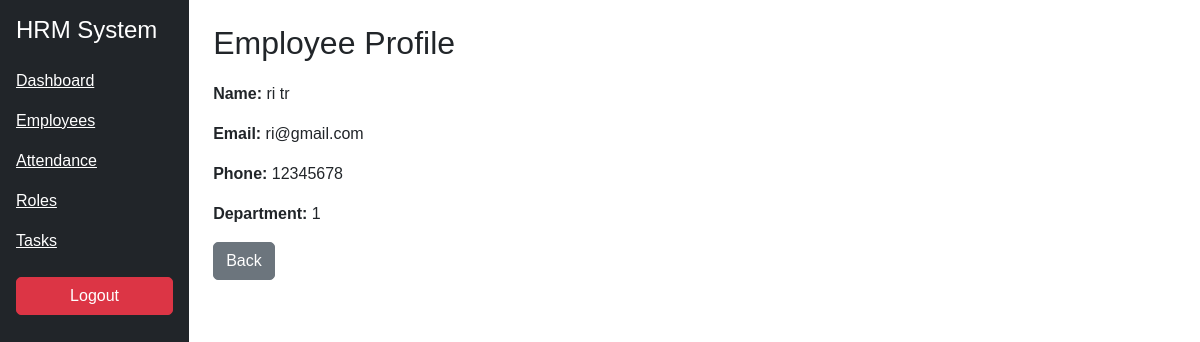
The page /employee/1 (signed in) on the database its author committed.
### models.py (models this page shows)
class Employee(db.Model):
    emp_id = db.Column(db.Integer, primary_key=True)
    first_name = db.Column(db.String(100))
    last_name = db.Column(db.String(100))
    username = db.Column(db.String(100))
    password = db.Column(db.String(100))
    email = db.Column(db.String(120))
    mobile = db.Column(db.String(20))
    dept_id = db.Column(db.Integer, db.ForeignKey('department.dept_id'))
    role_id = db.Column(db.Integer, db.ForeignKey('role.role_id'))
    reporting_manager_id = db.Column(db.Integer, db.ForeignKey('employee.emp_id'))
    date_of_joining = db.Column(db.Date)
    created_at = db.Column(db.DateTime)
    updated_at = db.Column(db.DateTime)
    status = db.Column(db.String(50), default='active')

### routes/employee_routes.py (the view)
@employee_bp.route('/employee/<int:id>')
def employee_profile(id):
    if 'user_id' not in session:
        return redirect('/login')
    emp = Employee.query.get(id)
    return render_template('employee_profile.html', emp=emp)

### templates/employee_profile.html
{% extends "base.html" %}
{% block content %}
<h2>Employee Profile</h2>
<p><strong>Name:</strong> {{ emp.first_name }} {{ emp.last_name }}</p>
<p><strong>Email:</strong> {{ emp.email }}</p>
<p><strong>Phone:</strong> {{ emp.mobile }}</p>
<p><strong>Department:</strong> {{ emp.dept_id }}</p>
<a href="/employees" class="btn btn-secondary">Back</a>
{% endblock %}

### static/style.css (style rules this page uses)
body { font-family: Arial, sans-serif; }
.btn { border-radius: 5px; }
h2 { margin-bottom: 20px; }

### rows shown on the page
Employee: first_name "ri", last_name "tr", email "ri@gmail.com", mobile "12345678", dept_id "1"
